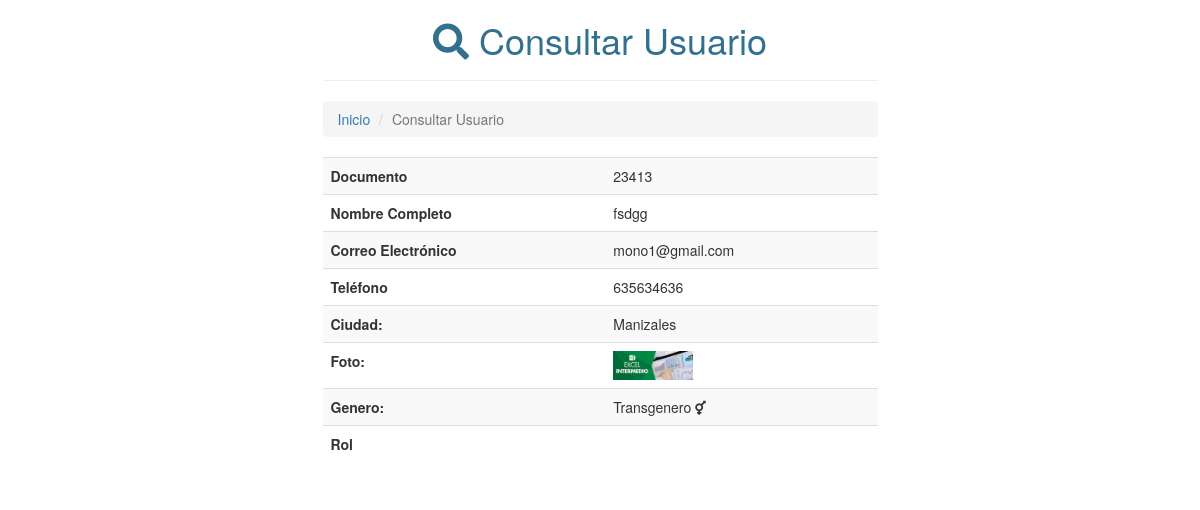
/users/show.php?id=23413, run on the app's committed database.
### tables this page shows
CREATE TABLE `usuarios` (
  `documento` int(11) NOT NULL,
  `nombres` varchar(35) NOT NULL,
  `correo` varchar(45) NOT NULL,
  `clave` varchar(20) NOT NULL,
  `telefono` varchar(12) NOT NULL,
  `ciudad` varchar(20) NOT NULL,
  `foto` longblob NOT NULL,
  `genero` varchar(10) NOT NULL,
  `rol` varchar(29) NOT NULL
);

### users/show.php (the view, shortened to what this page needs)
<!DOCTYPE html>
<html lang="es">
<head>
	<link rel="stylesheet" href="../public/css/bootstrap.min.css">
	<link rel="stylesheet" href="../public/css/fontawesome-all.min.css">
</head>
<body>
	<div class="container">
		<div class="row">
			<div class="col-md-6 col-md-offset-3">
				<h1 class="text-center text-info"> <i class="fa fa-search"></i> Consultar Usuario </h1>
				<hr>
				<ol class="breadcrumb">
				  <li><a href="../">Inicio</a></li>
				  <li class="active">Consultar Usuario</li>
				</ol>
				<table class="table table-striped table-hover">
				<?php
					include '../config/connect.php';
					if (isset($_GET['id'])) {
						$id     = $_GET['id'];
						$sql    = "SELECT * FROM usuarios WHERE documento = $id";
						$result = mysqli_query($conn, $sql);
						while ($row = mysqli_fetch_array($result)) {
				?>
					<tr>
						<th> Documento </th>
						<td> <?php echo $row['documento']; ?></td>
					</tr>
					<tr>
						<th> Nombre Completo </th>
						<td> <?php echo $row['nombres']; ?></td>
					</tr>
					<tr>
						<th> Correo Electrónico </th>
						<td> <?php echo $row['correo']; ?></td>
					</tr>
					<tr>
						<th> Teléfono </th>
						<td> <?php echo $row['telefono']; ?></td>
					</tr>
					<tr>
						<th> Ciudad: </th>
						<td> <?php echo $row['ciudad']; ?></td>
					</tr>
					<tr>
						<th> Foto: </th>
						<td>
							<img src="../<?php echo $row['foto']; ?>" width="80px" data-img="<?php echo $row['foto']; ?>" style="cursor: zoom-in;">
						</td>
					</tr>
					<tr>
						<th> Genero: </th>
						<td>
							<?php
								if($row['genero'] == 'F')
									echo "Femenino <i class='fa fa-venus'></i>";
								else if($row['genero'] == 'M')
									echo "Masculino <i class='fa fa-mars'></i>";
								else if($row['genero'] == 'T')
									echo "Transgenero <i class='fa fa-transgender'></i>";
							?>
						</td>
					</tr>
					<tr>
						<th> Rol </th>
						<td> <?php echo $row['rol']; ?></td>
					</tr>
				<?php
						}
					}
				?>
				</table>
			</div>
		</div>
	</div>
</body>
</html>

### data on the page
usuarios: documento "23413", nombres "fsdgg", correo "mono1@gmail.com", telefono "635634636", ciudad "Manizales", foto (picture), genero "Transgenero"
